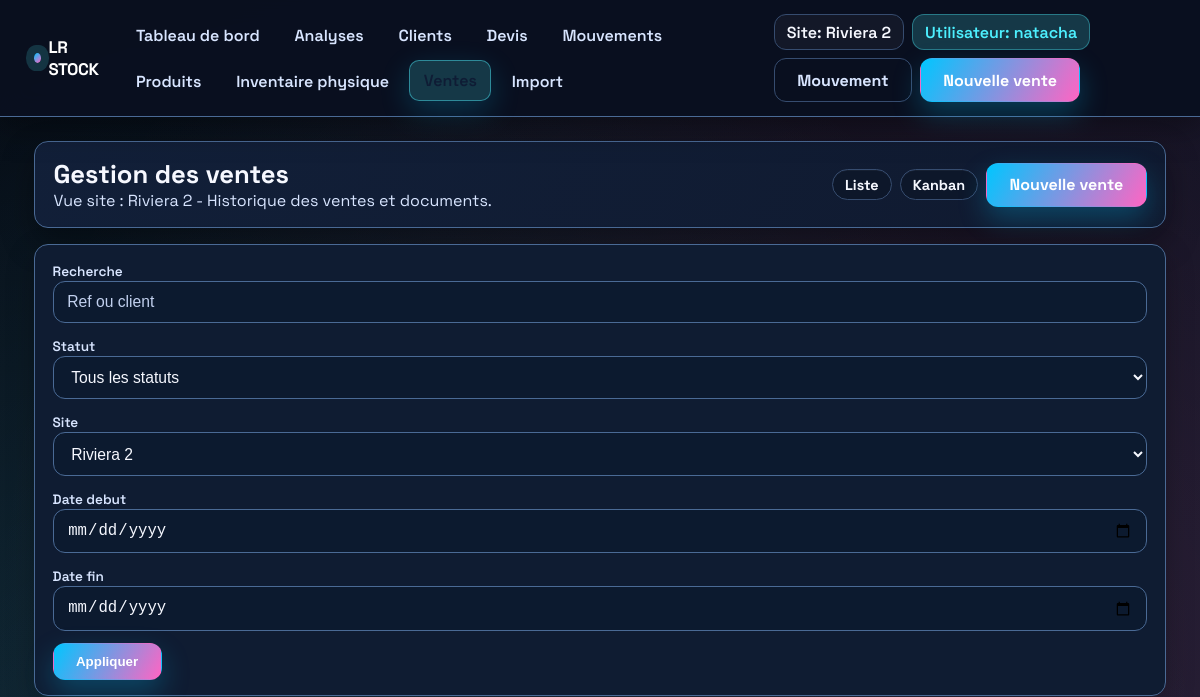
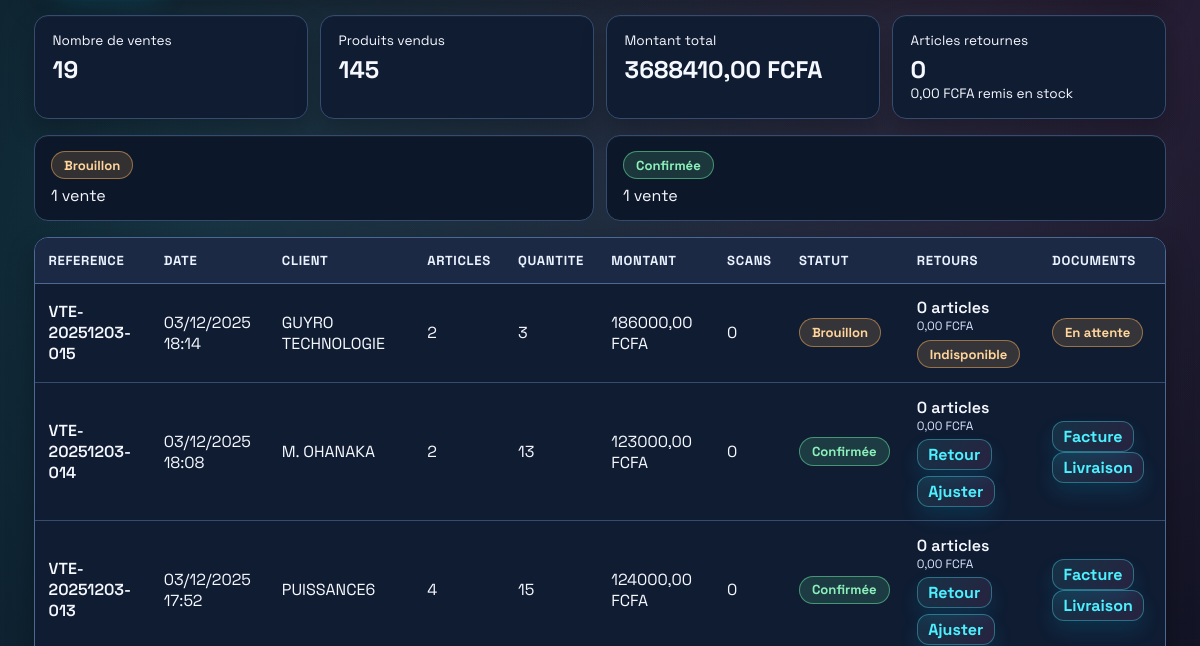
The app's page /ventes/ (signed in, upper part), older data (2 pictures, top to bottom).
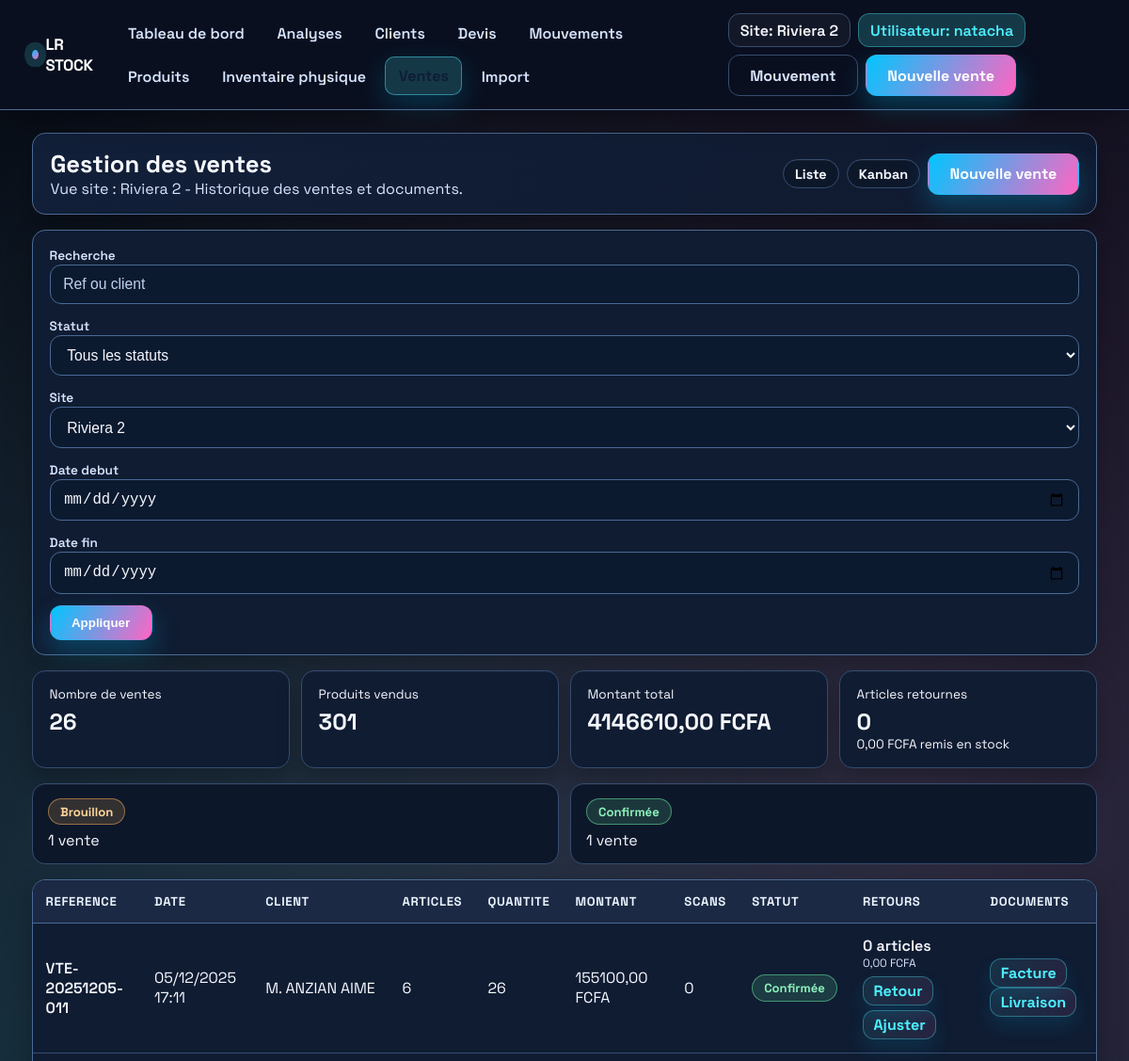
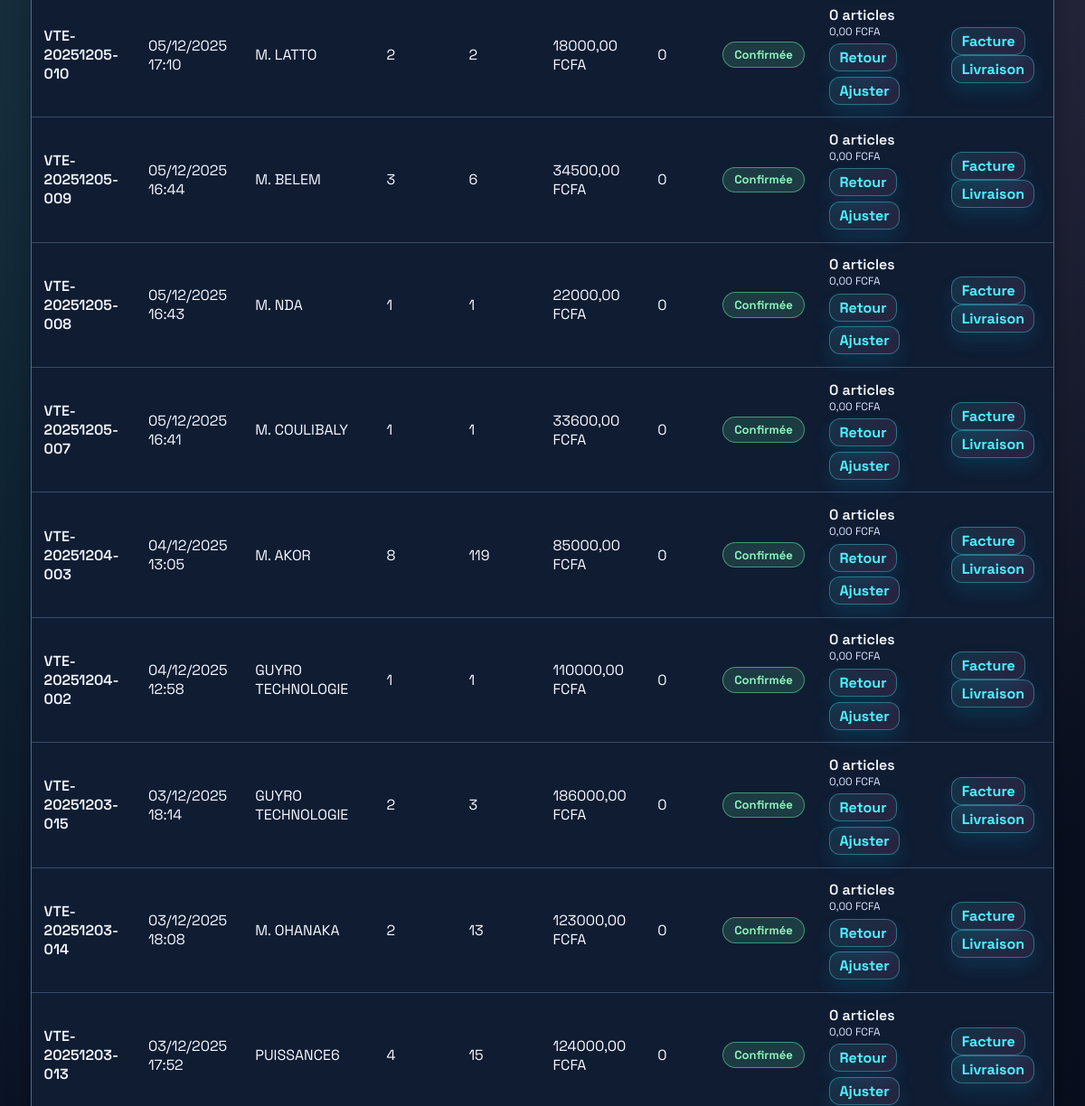
The same page, newer data (2 pictures, top to bottom).
### inventory/models.py (models this page shows, shortened)
class VersionedModelMixin(models.Model):
    class Meta:
        abstract = True

class TimeStampedModel(models.Model):
    created_at = models.DateTimeField(auto_now_add=True)
    updated_at = models.DateTimeField(auto_now=True)
    class Meta:
        abstract = True

class Sale(VersionedModelMixin, TimeStampedModel):
    class Status(models.TextChoices):
        DRAFT = "draft", "Brouillon"
        CONFIRMED = "confirmed", "Confirmée"
    reference = models.CharField("Référence", max_length=100, unique=True)
    sale_date = models.DateTimeField("Date de vente", default=timezone.now)
    customer = models.ForeignKey(
        Customer,
        on_delete=models.SET_NULL,
        related_name="sales",
        blank=True,
        null=True,
    )
    customer_name = models.CharField("Client", max_length=255, blank=True)
    notes = models.TextField(blank=True)
    site = models.ForeignKey(
        Site,
        on_delete=models.PROTECT,
        blank=True,
        null=True,
        related_name="sales",
    )
    amount_paid = models.DecimalField(
        "Montant payé",
        max_digits=12,
        decimal_places=2,
        default=Decimal("0.00"),
    )
    status = models.CharField(
        max_length=20,
        choices=Status.choices,
        default=Status.DRAFT,
    )
    class Meta:
        ordering = ["-sale_date", "-id"]
        verbose_name = "vente"
        verbose_name_plural = "ventes"
    @property
    def customer_display_name(self) -> str:
        if self.customer:
            return self.customer.display_name
        return self.customer_name or "-"
    @property
    def total_amount(self) -> Decimal:
        total = Decimal("0.00")
        for item in self.items.all():
            total += item.total_amount
        return total
    @property
    def returned_quantity(self) -> int:
        if self.status != self.Status.CONFIRMED:
            return 0
        return sum(item.returned_quantity for item in self.items.all())
    @property
    def returned_amount(self) -> Decimal:
        total = Decimal("0.00")
        if self.status != self.Status.CONFIRMED:
            return total
        for item in self.items.all():
            if item.line_type != SaleItem.LineType.PRODUCT:
                continue
            total += item.unit_price * Decimal(item.returned_quantity)
        return total

class Customer(VersionedModelMixin, TimeStampedModel):
    reference = models.CharField(
        "Référence client",
        max_length=20,
        unique=True,
        default=generate_customer_reference,
    )
    name = models.CharField("Nom du contact", max_length=255)
    company_name = models.CharField("Entreprise", max_length=255, blank=True)
    email = models.EmailField(blank=True)
    phone = models.CharField(max_length=50, blank=True)
    address = models.TextField(blank=True)
    credit_limit = models.DecimalField(
        "Plafond de crédit",
        max_digits=12,
        decimal_places=2,
        default=Decimal("0.00"),
    )
    notes = models.TextField(blank=True)
    objects = CustomerQuerySet.as_manager()
    class Meta:
        ordering = ["name", "company_name"]
        verbose_name = "client"
        verbose_name_plural = "clients"
    @property
    def display_name(self) -> str:
        if self.company_name and self.name:
            return f"{self.company_name} - {self.name}"
        return self.company_name or self.name or self.reference

class SaleItem(TimeStampedModel):
    class LineType(models.TextChoices):
        PRODUCT = "product", "Produit"
        NOTE = "note", "Note"
        SECTION = "section", "Section"
    sale = models.ForeignKey(
        Sale, on_delete=models.CASCADE, related_name="items"
    )
    product = models.ForeignKey(
        Product,
        on_delete=models.PROTECT,
        related_name="sale_items",
        blank=True,
        null=True,
    )
    line_type = models.CharField(
        max_length=20,
        choices=LineType.choices,
        default=LineType.PRODUCT,
    )
    description = models.CharField(max_length=255, blank=True)
    position = models.PositiveIntegerField(default=0)
    quantity = models.PositiveIntegerField(default=1)
    unit_price = models.DecimalField(max_digits=10, decimal_places=2, default=Decimal("0.00"))
    returned_quantity = models.PositiveIntegerField(default=0)
    scan_code = models.CharField(max_length=255, blank=True)
    scanned_at = models.DateTimeField(blank=True, null=True)
    stock_movement = models.OneToOneField(
        StockMovement,
        on_delete=models.SET_NULL,
        blank=True,
        null=True,
        related_name="sale_item",
    )
    class Meta:
        verbose_name = "ligne de vente"
        verbose_name_plural = "lignes de vente"
        ordering = ["position", "id"]
    @property
    def total_amount(self) -> Decimal:
        if self.line_type != self.LineType.PRODUCT:
            return Decimal("0.00")
        net_quantity = max(self.quantity - self.returned_quantity, 0)
        return self.unit_price * Decimal(net_quantity)

### inventory/views.py (the view, shortened to what this page needs)
# urls.py: path("ventes/", login_required(views.sales_list), name="sales_list"),
def sales_list(request):
    search = (request.GET.get("q") or "").strip()
    selected_status = request.GET.get("status") or ""
    start_input = request.GET.get("start")
    end_input = request.GET.get("end")
    start_dt, end_dt, date_errors = _parse_list_date_range(start_input, end_input)
    for error_text in date_errors:
        messages.warning(request, error_text)
    site_context = _site_context(request)
    active_site = site_context["active_site"]
    sales_queryset = (
        Sale.objects.select_related("customer")
        .prefetch_related("items__product", "scans")
        .order_by("-sale_date")
    )
    if selected_status:
        sales_queryset = sales_queryset.filter(status=selected_status)
    if start_dt:
        sales_queryset = sales_queryset.filter(sale_date__gte=start_dt)
    if end_dt:
        sales_queryset = sales_queryset.filter(sale_date__lte=end_dt)
    if active_site:
        sales_queryset = sales_queryset.filter(
            Q(site=active_site) | Q(items__stock_movement__site=active_site)
        )
    sales_queryset = sales_queryset.distinct()
    status_counts = {
        row["status"]: row["count"]
        for row in sales_queryset.values("status").annotate(count=Count("id"))
    }
    sales = list(sales_queryset)
    total_amount = Decimal("0.00")
    total_quantity = 0
    for sale in sales:
        sale_quantity = 0
        for item in sale.items.all():
            if item.line_type == SaleItem.LineType.PRODUCT and item.product:
                total_amount += item.total_amount
                sale_quantity += max(item.quantity - item.returned_quantity, 0)
        sale.total_quantity = sale_quantity
        sale.scan_total = sale.scans.count()
        total_quantity += sale_quantity
    total_return_quantity = sum(sale.returned_quantity for sale in sales)
    total_return_amount = sum(sale.returned_amount for sale in sales)
    status_summary = [
        {
            "value": status_choice.value,
            "label": status_choice.label,
            "count": status_counts.get(status_choice.value, 0),
        }
        for status_choice in Sale.Status
    ]
    status_options = [("", "Tous les statuts")] + [
        (status_choice.value, status_choice.label) for status_choice in Sale.Status
    ]
    context = {
        "sales": sales,
        "total_amount": total_amount,
        "total_quantity": total_quantity,
        "total_sales": len(sales),
        "total_return_quantity": total_return_quantity,
        "total_return_amount": total_return_amount,
        "search": search,
        "selected_status": selected_status,
        "start_input": start_input,
        "end_input": end_input,
        "status_summary": status_summary,
        "status_options": status_options,
    }
    context.update(site_context)
    return render(request, "inventory/sales_list.html", context)

### inventory/views.py (called while the page is built, shortened)
def _parse_list_date_range(start_value, end_value):
    tz = timezone.get_current_timezone()
    start_dt = None
    end_dt = None
    errors: list[str] = []
    if start_dt and end_dt and start_dt > end_dt:
        errors.append("La date de debut doit precéder la date de fin.")
    return start_dt, end_dt, errors

def _get_assigned_site(request):
    if not request.user.is_authenticated:
        return None
    assignment = getattr(request.user, "site_assignment", None)
    return assignment.site if assignment else None

def _get_requested_site(request):
    site_id = request.GET.get("site")
    if site_id:
        return Site.objects.filter(pk=site_id).first()
    return None

def _get_action_site(request):
    if not request.user.is_authenticated:
        return None
    assigned_site = _get_assigned_site(request)
    if assigned_site:
        return assigned_site
    if request.user.is_superuser:
        return _get_requested_site(request)
    return None

def _get_active_site(request):
    requested = _get_requested_site(request)
    if requested:
        return requested
    return _get_assigned_site(request)

### inventory/templates/inventory/sales_list.html (shortened to what the changed rows need)
{% extends "inventory/base.html" %}
{% block content %}
<div class="odoo-shell">
    <div class="odoo-bar">
        <div class="odoo-title">
            <h1>Gestion des ventes</h1>
        </div>
    </div>
    <div class="stats">
        <div class="stat-card">
            <p class="muted" style="margin:0;font-size:0.85rem;">Nombre de ventes</p>
            <p class="value">{{ total_sales }}</p>
        </div>
        <div class="stat-card">
            <p class="muted" style="margin:0;font-size:0.85rem;">Produits vendus</p>
            <p class="value">{{ total_quantity }}</p>
        </div>
        <div class="stat-card">
            <p class="muted" style="margin:0;font-size:0.85rem;">Montant total</p>
            <p class="value">{{ total_amount|floatformat:2 }} FCFA</p>
        </div>
    </div>
    <div class="status-grid">
        {% for entry in status_summary %}
            <div class="status-card">
                <p style="margin:0;">
                    <span class="chip {% if entry.value == 'confirmed' %}safe{% else %}warn{% endif %}">{{ entry.label }}</span>
                </p>
                <p class="value" style="margin:0.35rem 0 0;">{{ entry.count }} vente{% if entry.count != 1 %}s{% endif %}</p>
            </div>
        {% endfor %}
    </div>
    <div class="table-wrap">
        {% if sales %}
            <table>
                <thead>
                    <tr>
                        <th>Reference</th>
                        <th>Date</th>
                        <th>Client</th>
                        <th>Articles</th>
                        <th>Quantite</th>
                        <th>Montant</th>
                        <th>Scans</th>
                        <th>Statut</th>
                        <th>Retours</th>
                        <th>Documents</th>
                    </tr>
                </thead>
                <tbody>
                    {% for sale in sales %}
                        {% if sale.status == "confirmed" %}
                            {% url 'inventory:sale_document_preview' sale.pk 'invoice' as row_href %}
                        {% else %}
                            {% url 'inventory:sale_document_preview' sale.pk 'quote' as row_href %}
                        {% endif %}
                        <tr data-href="{{ row_href }}" role="button">
                            <td style="font-weight:600;">{{ sale.reference }}</td>
                            <td>{{ sale.sale_date|date:"d/m/Y H:i" }}</td>
                            <td>{{ sale.customer_display_name }}</td>
                            <td>{{ sale.items.all|length }}</td>
                            <td>{{ sale.total_quantity }}</td>
                            <td>{{ sale.total_amount|floatformat:2 }} FCFA</td>
                            <td>{{ sale.scan_total }}</td>
                            <td>
                                <span class="chip {% if sale.status == 'confirmed' %}safe{% else %}warn{% endif %}">
                                    {{ sale.get_status_display }}
                                </span>
                            </td>
                            <td>
                                <p style="margin:0;font-weight:600;">
                                    {{ sale.returned_quantity }} article{% if sale.returned_quantity != 1 %}s{% endif %}
                                </p>
                                <p style="margin:0;color:var(--muted);font-size:0.75rem;">
                                    {{ sale.returned_amount|floatformat:2 }} FCFA
                                </p>
                                {% if sale.status == 'confirmed' %}
                                    <div style="display:flex;gap:0.35rem;flex-wrap:wrap;margin-top:0.35rem;">
                                        <a href="{% url 'inventory:sale_return' sale.pk %}" class="btn secondary" style="padding:0.25rem 0.65rem;display:inline-flex;align-items:center;">Retour</a>
                                        <a href="{% url 'inventory:sale_adjust' sale.pk %}" class="btn secondary" style="padding:0.25rem 0.65rem;display:inline-flex;align-items:center;">Ajuster</a>
                                    </div>
                                {% else %}
                                    <span class="chip warn" style="margin-top:0.35rem;display:inline-flex;align-items:center;">Indisponible</span>
                                {% endif %}
                            </td>
                            <td>
                                {% if sale.status == 'confirmed' %}
                                    <a href="{% url 'inventory:sale_document_preview' sale.pk 'invoice' %}" class="btn secondary" style="padding:0.25rem 0.65rem;">Facture</a>
                                    <a href="{% url 'inventory:sale_document_preview' sale.pk 'delivery' %}" class="btn secondary" style="padding:0.25rem 0.65rem;">Livraison</a>
                                {% else %}
                                    <span class="chip warn">En attente</span>
                                {% endif %}
                            </td>
                        </tr>
                    {% endfor %}
                </tbody>
            </table>
        {% else %}
            <p style="margin:0;padding:1rem;">Aucune vente enregistree pour le moment.</p>
        {% endif %}
    </div>
</div>
{% endblock %}

Row changes from the older to the newer data that the page shows:
added Sale: reference "VTE-20251205-011", sale_date "05/12/2025 17:11", customer_display_name "M. ANZIAN AIME", items.all|length "6", total_quantity "26", total_amount "155100,00", scan_total "0", status "Confirmée", returned_quantity "0", returned_amount "0,00", shows "Retour", shows "Facture"
added Sale: reference "VTE-20251205-010", sale_date "05/12/2025 17:10", customer_display_name "M. LATTO", items.all|length "2", total_quantity "2", total_amount "18000,00", scan_total "0", status "Confirmée", returned_quantity "0", returned_amount "0,00", shows "Retour", shows "Facture"
added Sale: reference "VTE-20251205-009", sale_date "05/12/2025 16:44", customer_display_name "M. BELEM", items.all|length "3", total_quantity "6", total_amount "34500,00", scan_total "0", status "Confirmée", returned_quantity "0", returned_amount "0,00", shows "Retour", shows "Facture"
added Sale: reference "VTE-20251205-008", sale_date "05/12/2025 16:43", customer_display_name "M. NDA", items.all|length "1", total_quantity "1", total_amount "22000,00", scan_total "0", status "Confirmée", returned_quantity "0", returned_amount "0,00", shows "Retour", shows "Facture"
added Sale: reference "VTE-20251205-007", sale_date "05/12/2025 16:41", customer_display_name "M. COULIBALY", items.all|length "1", total_quantity "1", total_amount "33600,00", scan_total "0", status "Confirmée", returned_quantity "0", returned_amount "0,00", shows "Retour", shows "Facture"
added Sale: reference "VTE-20251204-003", sale_date "04/12/2025 13:05", customer_display_name "M. AKOR", items.all|length "8", total_quantity "119", total_amount "85000,00", scan_total "0", status "Confirmée", returned_quantity "0", returned_amount "0,00", shows "Retour", shows "Facture"
added Sale: reference "VTE-20251204-002", sale_date "04/12/2025 12:58", customer_display_name "GUYRO TECHNOLOGIE", items.all|length "1", total_quantity "1", total_amount "110000,00", scan_total "0", status "Confirmée", returned_quantity "0", returned_amount "0,00", shows "Retour", shows "Facture"
changed Sale "VTE-20251203-015": status "Brouillon" → "Confirmée"; status "Indisponible En attente" → "Retour Ajuster Facture Livraison"
Text that changed along with them:
{{ total_sales }}: "19" → "26"
{{ total_quantity }}: "145" → "301"
{{ total_amount|floatformat:2 }}: "3688410,00" → "4146610,00"
